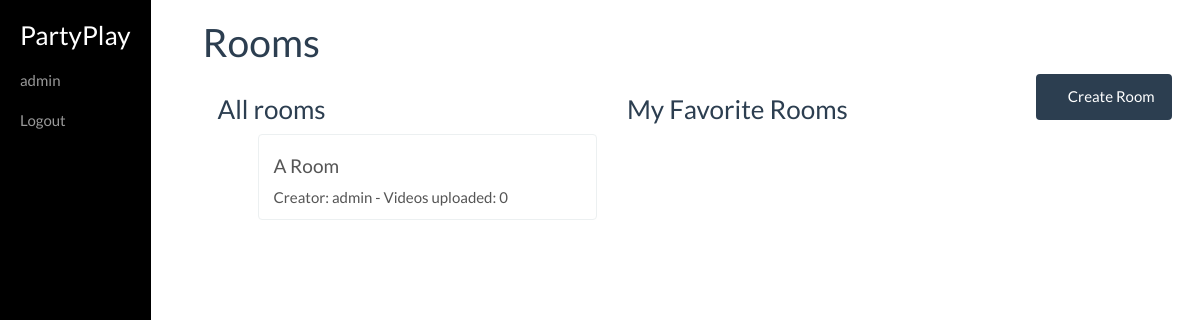
The app's page / (signed in), older data.
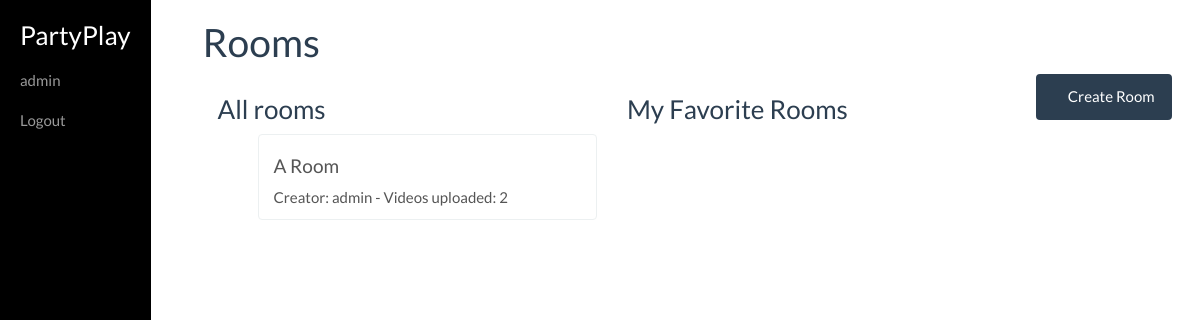
The same page, newer data.
### PartyPlay/models.py (models this page shows, shortened)
class Room(models.Model):
    name = models.CharField(max_length=200)
    url = models.CharField(max_length=200, default='', primary_key=True)
    public = models.BooleanField(default=True)
    creator = models.ForeignKey(User, on_delete=models.SET_NULL, null=True)
    current_video = models.ForeignKey('Video', null=True, blank=True,  on_delete=models.SET_NULL, related_name='currently_playing')
    next_time = models.DateTimeField(null=True, blank=True)
    favorite_users = models.ManyToManyField(User, blank=True, related_name='favorite_users')
    pass

### PartyPlay/views.py (the view)
# urls.py: url(r'^$', views.RoomModelListView.as_view(), name='rooms'),
class RoomModelListView(generic.ListView):
    model = Room
    context_object_name = 'room_list'
    template_name = 'partyplay/roommodel_list.html'
    def get_context_data(self, **kwargs):
        context = super(RoomModelListView, self).get_context_data(**kwargs)
        favorite_room_list = []
        for room in context['room_list'].all():
            if self.request.user in room.favorite_users.all():
                favorite_room_list.append(room)
        context['favorite_room_list'] = favorite_room_list
        return context

### PartyPlay/templates/partyplay/roommodel_list.html (shortened to what this page needs)
{% extends 'base_generic.html' %}
{% block content %}
<h1>Rooms</h1>
    <div class="col-sm-5">
        <h3>All rooms</h3>
        <div class="list-group">
          <ul>
            {% for room in room_list %}
                    <a href="{%  url 'room-detail-view' room.pk %}" class="list-group-item list-group-item-action"><h4>{{ room.name }}</h4> Creator: {{ room.creator.username }}   -  Videos uploaded: {{ room.video_set.count }}</a>
            {% endfor %}
          </ul>
        </div>
    </div>
    {% if user.is_authenticated %}
    <div class="col-sm-5">
        <h3>My Favorite Rooms</h3>
        <div class="list-group">
        </div>
    </div>
    <div class="col-sm-2">
        <a href="{% url 'add-room' %}" class="btn btn-primary"><span class="glyphicon glyphicon-plus-sign"></span> Create Room</a>
    </div>
    {% endif %}
{% endblock %}

Row changes from the older to the newer data that the page shows:
changed Room "A Room": video_set.count "0" → "2"
